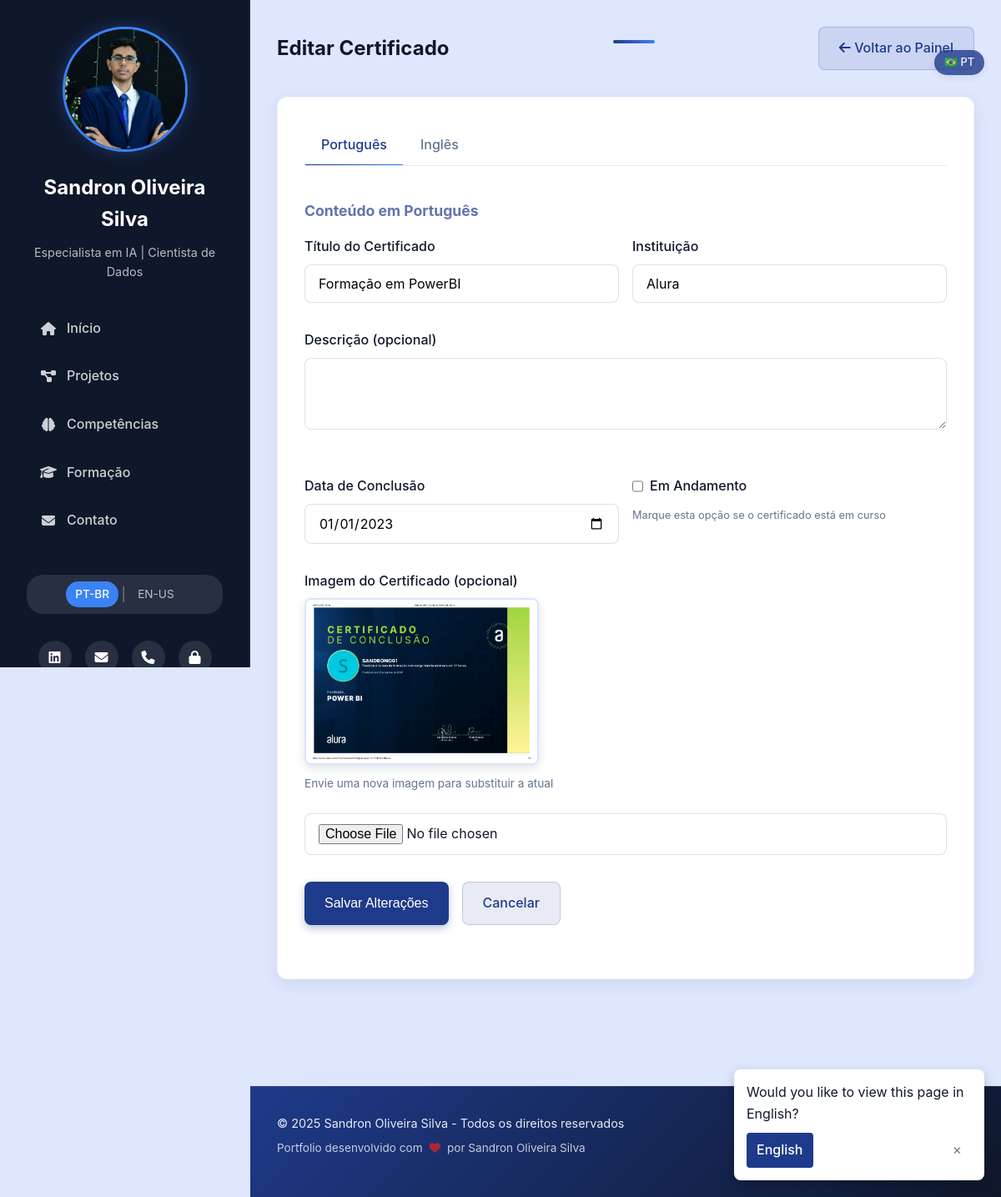
The page /admin/edit_certificate/1 (signed in) on the database as committed earlier.
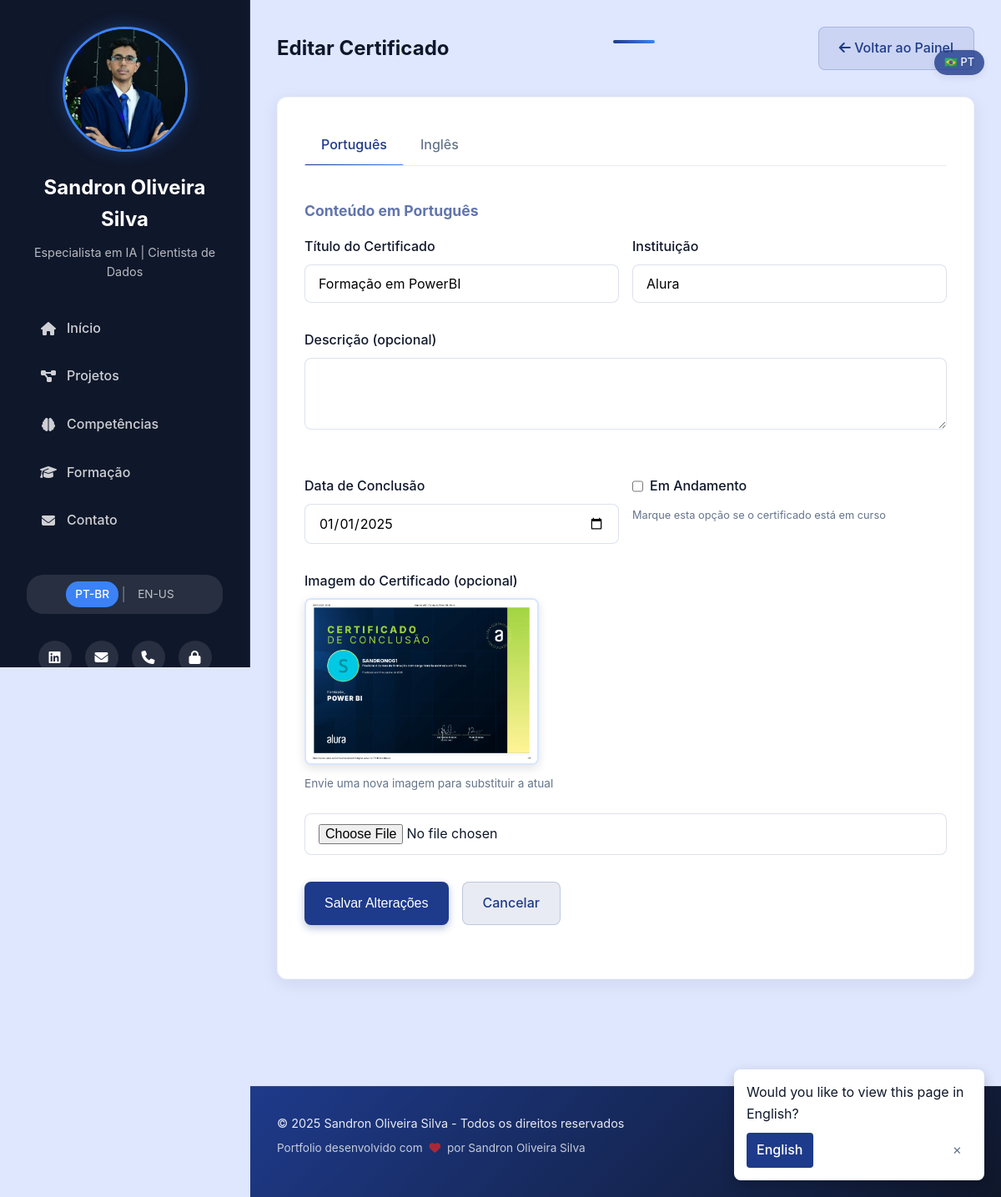
The same page on the database as committed later.
### app.py (models this page shows)
class Certificate(db.Model):
    id = db.Column(db.Integer, primary_key=True)
    title = db.Column(db.String(200), nullable=False)
    title_en = db.Column(db.String(200), nullable=True)  # Título em inglês
    institution = db.Column(db.String(100), nullable=False)
    institution_en = db.Column(db.String(100), nullable=True)  # Instituição em inglês
    date_completed = db.Column(db.Date)
    description = db.Column(db.Text, nullable=True)
    description_en = db.Column(db.Text, nullable=True)  # Descrição em inglês
    image = db.Column(db.String(255), nullable=True)
    in_progress = db.Column(db.Boolean, default=False)
    created_at = db.Column(db.DateTime, default=datetime.utcnow)

### app.py (the view, shortened to what this page needs)
@app.route('/admin/edit_certificate/<int:id>', methods=['GET', 'POST'])
@login_required
def edit_certificate(id):
    certificate = Certificate.query.get_or_404(id)
    return render_template('edit_certificate.html', certificate=certificate, user=current_user)

### app.py (called while the page is built)
def get_locale():
    return session.get('language', app.config['DEFAULT_LANGUAGE'])

def get_multilingual_field(obj, field_name):
    current_lang = g.locale  # Obtém o idioma atual da sessão
    if current_lang == 'en-us':
        en_field_name = f"{field_name}_en"
        en_value = getattr(obj, en_field_name, None)
        if en_value:
            return en_value
    return getattr(obj, field_name)

@app.context_processor
def utility_processor():
    return {
        '_': _,
        'get_locale': get_locale,
        'ml_field': get_multilingual_field  # Adicionar a nova função
    }

def _(text):
    locale = get_locale()
    if locale == app.config['DEFAULT_LANGUAGE']:
        return text
    return translations[locale].get(text, text)

@app.before_request
def before_request():
    g.locale = get_locale()
    g._ = _  # Torna a função de tradução disponível nos templates

@login_manager.user_loader
def load_user(user_id):
    return db.session.get(User, int(user_id))

### templates/edit_certificate.html (shortened to what this page needs)
{% extends "base.html" %}
{% block content %}
<section class="admin-header">
    <h2>{{ _('Editar Certificado') }}</h2>
    <div class="accent-line"></div>
    <div class="admin-actions">
        <a href="{{ url_for('admin') }}" class="btn secondary"><i class="fas fa-arrow-left"></i> {{ _('Voltar ao Painel') }}</a>
    </div>
</section>
<section class="edit-form-container">
    <div class="language-tabs">
        <a href="#pt-content" class="language-tab active" data-lang="pt">{{ _('Português') }}</a>
        <a href="#en-content" class="language-tab" data-lang="en">{{ _('Inglês') }}</a>
    </div>
    <form action="{{ url_for('edit_certificate', id=certificate.id) }}" method="post" enctype="multipart/form-data" class="admin-form">
        <div id="pt-content" class="language-content active">
            <h3>{{ _('Conteúdo em Português') }}</h3>
            <div class="form-row">
                <div class="form-group">
                    <label for="title">{{ _('Título do Certificado') }}</label>
                    <input type="text" id="title" name="title" value="{{ certificate.title }}" required>
                </div>
                <div class="form-group">
                    <label for="institution">{{ _('Instituição') }}</label>
                    <input type="text" id="institution" name="institution" value="{{ certificate.institution }}" required>
                </div>
            </div>
            <div class="form-group">
                <label for="description">{{ _('Descrição (opcional)') }}</label>
                <textarea id="description" name="description" rows="3">{{ certificate.description or '' }}</textarea>
            </div>
        </div>
        <div class="form-row">
            <div class="form-group">
                <label for="date_completed">{{ _('Data de Conclusão') }}</label>
                <input type="date" id="date_completed" name="date_completed"
                    value="{{ certificate.date_completed.strftime('%Y-%m-%d') if certificate.date_completed else '' }}">
            </div>
            <div class="form-group checkbox-group">
                <label class="checkbox-label">
                    <input type="checkbox" id="in_progress" name="in_progress"
                        {% if certificate.in_progress %}checked{% endif %}>
                    <span>{{ _('Em Andamento') }}</span>
                </label>
                <small>{{ _('Marque esta opção se o certificado está em curso') }}</small>
            </div>
        </div>
        <div class="form-group">
            <label for="certificate_image">{{ _('Imagem do Certificado (opcional)') }}</label>
            {% if certificate.image %}
            <div class="current-image-preview">
                <img src="{{ url_for('uploaded_file', filename='certificates/' + certificate.image) }}" alt="{{ ml_field(certificate, 'title') }}">
                <p>{{ _('Envie uma nova imagem para substituir a atual') }}</p>
            </div>
            {% endif %}
            <input type="file" id="certificate_image" name="certificate_image" accept="image/*">
        </div>
        <div class="form-actions">
            <button type="submit" class="btn primary">{{ _('Salvar Alterações') }}</button>
            <a href="{{ url_for('admin') }}" class="btn secondary">{{ _('Cancelar') }}</a>
        </div>
    </form>
</section>
{% endblock %}

Rows that differ between the two databases and show on the page:
changed Certificate "Formação em PowerBI": date_completed "01/01/2023" → "01/01/2025"
